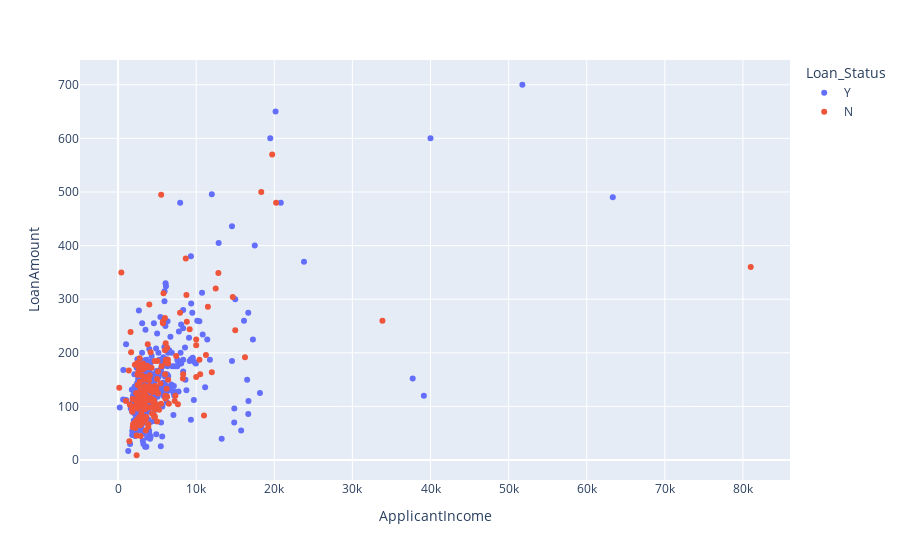

Notebook code cell kept with this figure:
### Code cell
# for size='Loan_Amount_Term', need to remove "NaN"s
px.scatter(data, x='ApplicantIncome', y='LoanAmount', color='Loan_Status')

### Figure 1 — Plotly figure (JSON) as saved in the notebook; plotly's stock layout.template omitted (floating-point values rounded to 4 significant figures; data arrays with more than 128 entries replaced by an {"elided": "..."} marker saying what was removed)
{"data": [{"hovertemplate": "Loan_Status=Y<br>ApplicantIncome=%{x}<br>LoanAmount=%{y}<extra></extra>", "legendgroup": "Y", "marker": {"color": "#636efa", "symbol": "circle"}, "mode": "markers", "name": "Y", "orientation": "v", "showlegend": true, "type": "scatter", "x": {"elided": "422 int values"}, "xaxis": "x", "y": {"elided": "422 int values"}, "yaxis": "y"}, {"hovertemplate": "Loan_Status=N<br>ApplicantIncome=%{x}<br>LoanAmount=%{y}<extra></extra>", "legendgroup": "N", "marker": {"color": "#EF553B", "symbol": "circle"}, "mode": "markers", "name": "N", "orientation": "v", "showlegend": true, "type": "scatter", "x": {"elided": "192 int values"}, "xaxis": "x", "y": {"elided": "192 int values"}, "yaxis": "y"}], "layout": {"legend": {"title": {"text": "Loan_Status"}, "tracegroupgap": 0}, "margin": {"t": 60}, "xaxis": {"anchor": "y", "domain": [0, 1], "title": {"text": "ApplicantIncome"}}, "yaxis": {"anchor": "x", "domain": [0, 1], "title": {"text": "LoanAmount"}}}}
